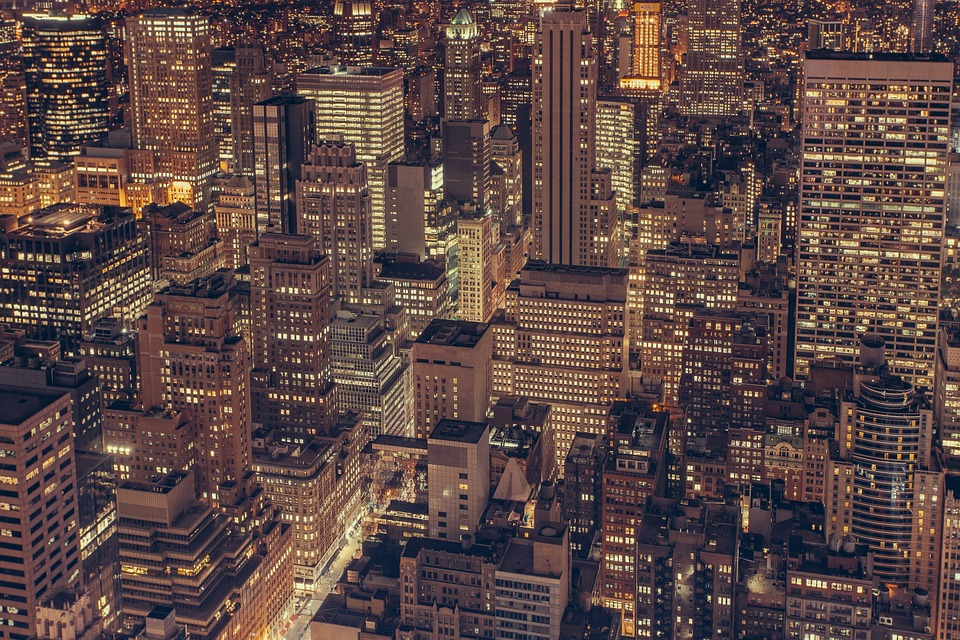
#> input picture MAT4110/Oblig_2/new_york.jpg, 960 x 640 px
$ python oblig_2.py
#> lines starting #> are read from the running program, lines starting #| are printed output that depends on the picture
from imageio import imread, imwrite
import matplotlib.pyplot as plt
import numpy as np

# Convert the images to grayscale
# https://pixabay.com/en/board-chess-chessboard-black-white-157165/
# https://pixabay.com/en/jellyfish-under-water-sea-ocean-698521/
# https://pixabay.com/en/new-york-city-skyline-nyc-690868/

im1 = np.mean(imread("new_york.jpg"), axis = -1)
#> im1: shape (640, 960) float64; min 1, max 253, mean 77.6
im2 = np.mean(imread("jellyfish.jpg"), axis = -1)
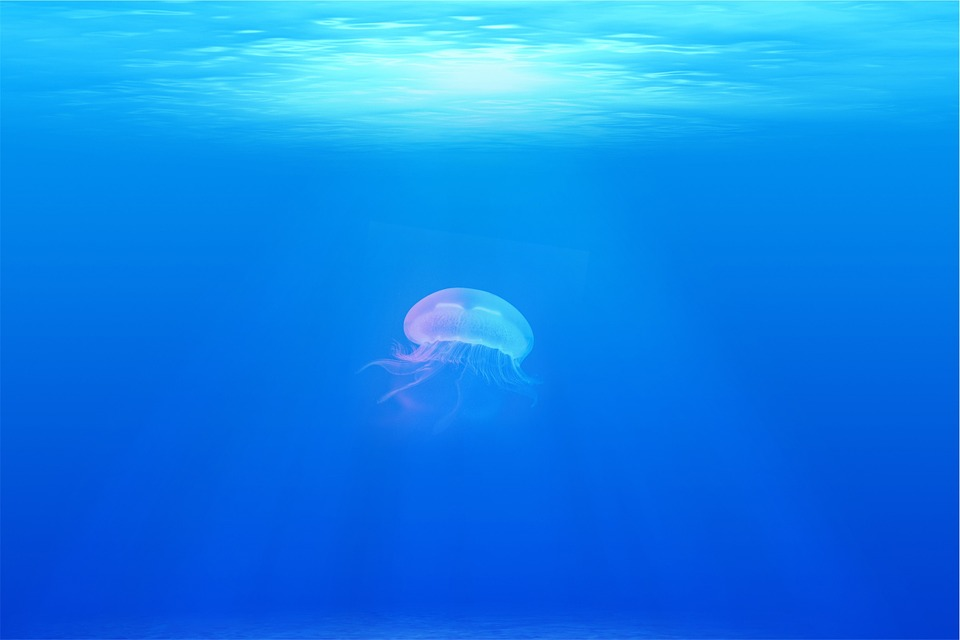
#> input picture MAT4110/Oblig_2/jellyfish.jpg, 960 x 640 px
#> im2: shape (640, 960) float64; min 70, max 239, mean 127.6
im3 = np.mean(imread("chessboard.png"), axis = -1)
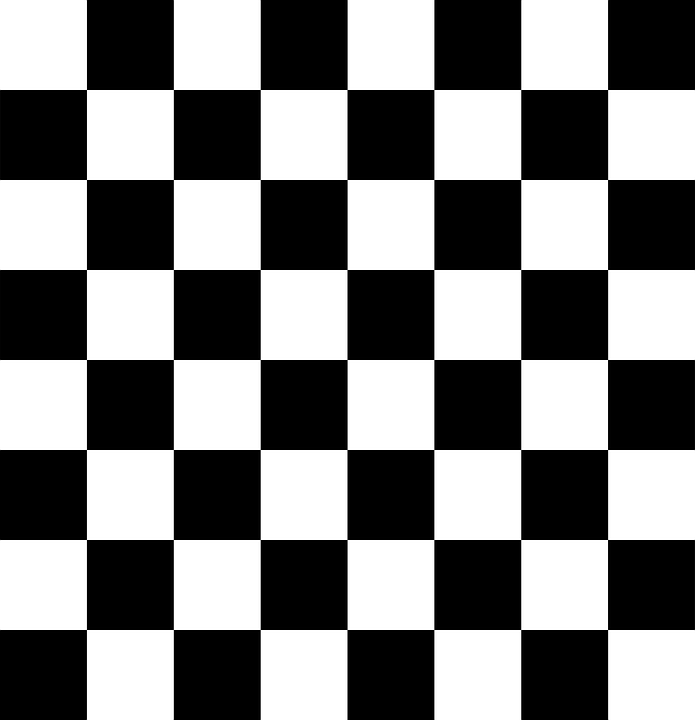
#> input picture MAT4110/Oblig_2/chessboard.png, 695 x 720 px
#> im3: shape (720, 695) float64; min 63.75, max 255, mean 159.3

# Convert to uint8 for compatibility
im1 = np.round(im1).astype(np.uint8)
im2 = np.round(im2).astype(np.uint8)
im3 = np.round(im3).astype(np.uint8)

# Plot the images
imwrite("New_York.png", im1)
imwrite("Manet.png", im2)
imwrite("Sjakkbrett.png", im3)

# Performing the SVD
U1, D1, VT1 = np.linalg.svd(im1) # (720, 695)
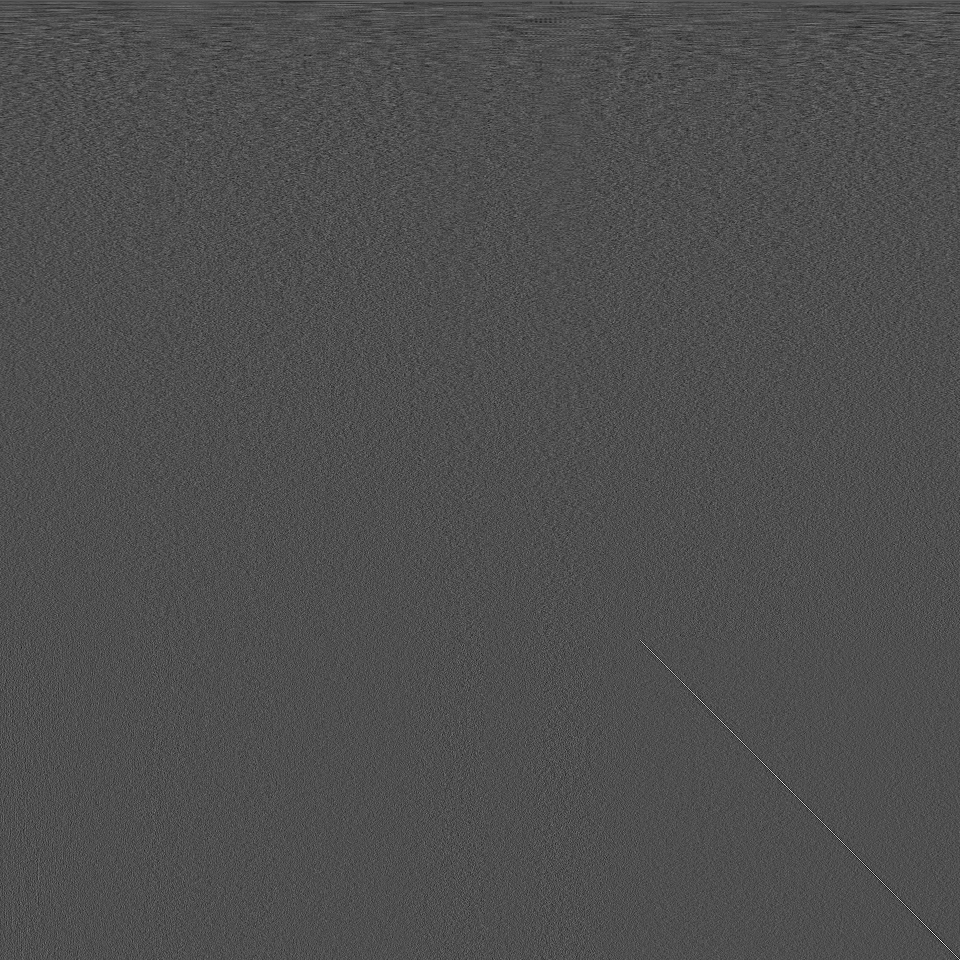
#> VT1: shape (960, 960) float64; min -0.226, max 0.502, mean 2.86e-05; drawn with min black and max white
#> D1 = 640 values, max 61364.3 at index 0, min 58.12 at index 639, mean 901.6
U2, D2, VT2 = np.linalg.svd(im2) # (640, 960)
#> D2 = 640 values, max 102498.8 at index 0, min 1.03 at index 639, mean 218.6
U3, D3, VT3 = np.linalg.svd(im3) # (640, 960)
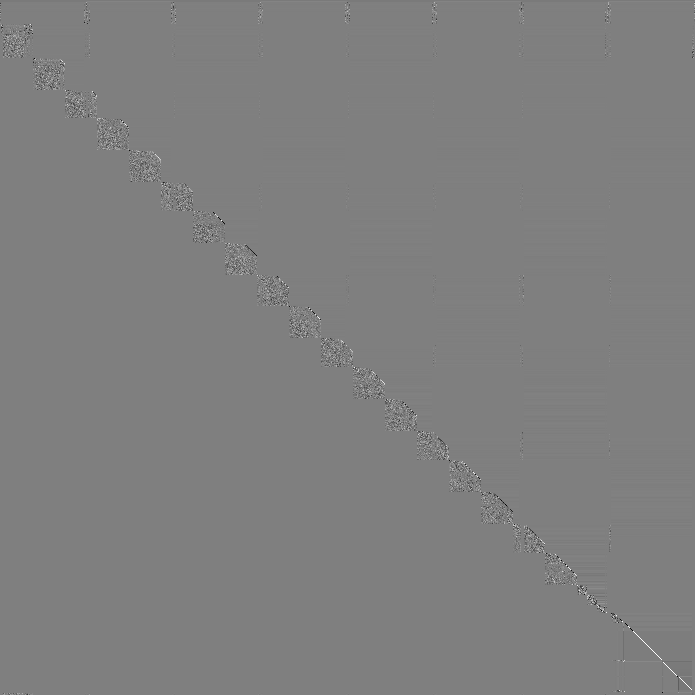
#> VT3: shape (695, 695) float64; min -0.987, max 0.987, mean -5.46e-05; drawn with min black and max white
#> D3 = 695 values, max 112801.8 at index 0, min 5.37e-12 at index 694, mean 259.8

# Dimensions
# U1, D1, VT1: (640, 640) (640,) (960, 960)
# U2, D2, VT2: (640, 640) (640,) (960, 960)
# U3, D3, VT3: (720, 720) (695,) (695, 695)

# Calculating the uncompressed sum of each matrix' size
S1U = im1.size
#> S1U = 614400
S2U = im2.size
#> S2U = 614400
S3U = im3.size
#> S3U = 500400

dn1, dn2, dn3 = 330, 500, 718
dm1, dm2, dm3 = 700, 700, 691

# Size of N
n1 = 640 - dn1
n2 = 640 - dn2
n3 = 720 - dn3

# Size of M
m1 = 960 - dm1
m2 = 960 - dm2
m3 = 695 - dm3

# Retained singular values – maximum values are (r1 = 695; r2 = r3 = 960)
r1 = n1
r2 = n2
r3 = n3

# Plotting the singular values
plt.semilogy(np.arange(1, len(D1)+1), D1)
plt.xlim([1, len(D1)])
plt.xlabel("Singular Values $\\sigma_i$")
plt.ylabel("Magnitude")
plt.savefig("singvals_0.pdf", dpi = 250)
#> figure, not shown here; curve peaks at x = 1, y = 61364.3
plt.close()

plt.semilogy(np.arange(1, len(D2)+1), D2)
plt.xlim([1, len(D2)])
plt.xlabel("Singular Values $\\sigma_i$")
plt.ylabel("Magnitude")
plt.savefig("singvals_1.pdf", dpi = 250)
#> figure, not shown here; curve peaks at x = 1, y = 102498.8
plt.close()

plt.semilogy(np.arange(1, len(D3)+1), D3)
plt.xlim([1, len(D3)])
plt.xlabel("Singular Values $\\sigma_i$")
plt.ylabel("Magnitude")
plt.savefig("singvals_2.pdf", dpi = 250)
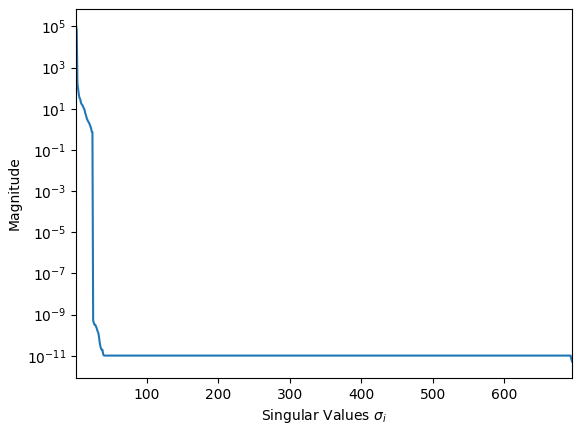
#> figure drawn by matplotlib, 1 panel; curve peaks at x = 1, y = 112801.8
plt.close()

# Shrinking the singular value arrays (compressing the image)
D1 = D1[:r1]
#> D1 = 310 values, max 61364.3 at index 0, min 514.5 at index 309, mean 1594.4
D2 = D2[:r2]
#> D2 = 140 values, max 102498.8 at index 0, min 41.94 at index 139, mean 958.5
D3 = D3[:r3]
#> D3 = [112801.8, 67297.4]

# Resizing U
U1 = U1[:, :n1]
#> U1: shape (640, 310) float64
U2 = U2[:, :n2]
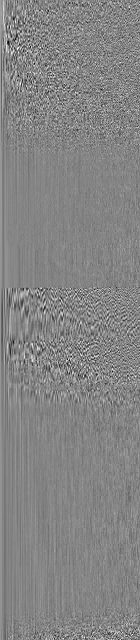
#> U2: shape (640, 140) float64; min -0.283, max 0.262, mean 0.0002; drawn with min black and max white
U3 = U3[:, :n3]
#> U3 = 720 pairs, first value -0.0373 to -0.0371, second value -0.0373 to 0.0373

# Resizing VT
VT1 = VT1[:m1, :]
#> VT1: shape (260, 960) float64
VT2 = VT2[:m2, :]
#> VT2: shape (260, 960) float64
VT3 = VT3[:m3, :]

# Calculating the compressed sum of each matrix' size
S1C = U1.size + D1.size + VT1.size
#> S1C = 448310
S2C = U2.size + D2.size + VT2.size
#> S2C = 339340
S3C = U3.size + D3.size + VT3.size
#> S3C = 4222

# Creating the S matrices
S1 = np.zeros((U1.shape[1], VT1.shape[0]))
np.fill_diagonal(S1, D1)

S2 = np.zeros((U2.shape[1], VT2.shape[0]))
np.fill_diagonal(S2, D2)
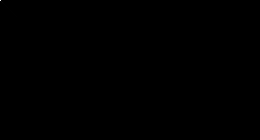
#> S2: shape (140, 260) float64; min 0, max 102498.8, mean 3.7; drawn with min black and max white

S3 = np.zeros((U3.shape[1], VT3.shape[0]))
#> S3 = [[0, 0, 0, 0], [0, 0, 0, 0]]
np.fill_diagonal(S3, D3)

# Decompressing the image
im1_compressed = np.round(U1 @ S1 @ VT1)
im2_compressed = np.round(U2 @ S2 @ VT2)
im3_compressed = np.round(U3 @ S3 @ VT3)

# Converting to uint8
im1_compressed = im1_compressed.astype(np.uint8)
im2_compressed = im2_compressed.astype(np.uint8)
im3_compressed = im3_compressed.astype(np.uint8)

# Saving the decompressed image
imwrite("New_York_compressed.png", im1_compressed)
imwrite("Manet_compressed.png", im2_compressed)
imwrite("Sjakkbret_compressed.png", im3_compressed)

# Calculating the compression ratios
R1 = S1U/S1C
#> R1 = 1.37
R2 = S2U/S2C
R3 = S3U/S3C
msg = (f"\nCOMPRESSION RATES\n\tNew York:\t{R1:.2f}\n\tJellyfish:\t{R2:.2f}"
       f"\n\tChessboard:\t{R3:.2f}")
print(msg)
#| COMPRESSION RATES
#| 	New York:	1.37
#| 	Jellyfish:	1.81
#| 	Chessboard:	118.52
